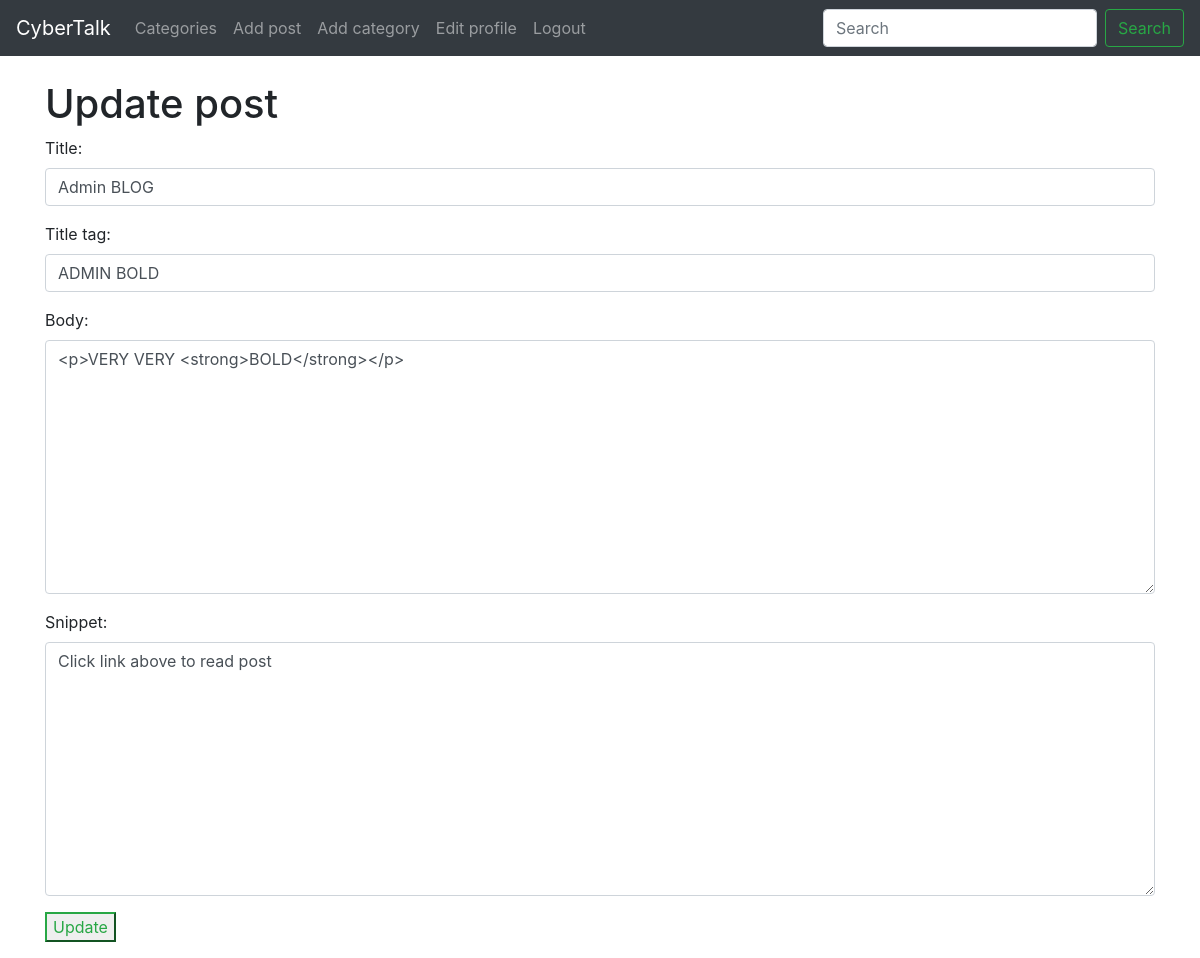
The app's page /article/edit/26 (signed in) with its own data.
### theblog/models.py (models this page shows, shortened)
class Post(models.Model):
    title=models.CharField(max_length=255)
    header_image=models.ImageField(null=True, blank=True,upload_to='images/')
    title_tag=models.CharField(max_length=255)
    author=models.ForeignKey(User, on_delete=models.CASCADE)
    body=RichTextField(blank=True,null=True)
    post_date=models.DateField(auto_now_add=True)
    category=models.CharField(max_length=255)
    snippet=models.CharField(max_length=255)
    likes=models.ManyToManyField(User,related_name='blog_posts')

### theblog/views.py (the view)
# urls.py: path('article/edit/<int:pk>',UpdatePostVew.as_view(),name="update_post"),
class UpdatePostVew(UpdateView):
    model=Post
    template_name='update_post.html'
    form_class=EditForm

### theblog/forms.py
class EditForm(forms.ModelForm):
    class Meta:
        model=Post
        fields=('title','title_tag','body','snippet')
        widgets={
            'title': forms.TextInput(attrs={'class':'form-control', 'placeholder':'Enter here...'}),
            'title_tag': forms.TextInput(attrs={'class':'form-control'}),
            'body': forms.Textarea(attrs={'class':'form-control'}) ,
            'snippet': forms.Textarea(attrs={'class':'form-control'}) ,
        }

### theblog/templates/update_post.html (shortened to what this page needs)
{% extends 'base.html' %}
{% block content %}
{% if user.is_authenticated %}
    {% if user.id == post.author.id%}
        <h1>Update post</h1>
        <div class="form-group">
            <form method="POST">
                {{ form.as_p }}
                <button type="submit" class="btn-outline-success">Update</button>
            </form>
        </div>
    {%else%}
        <h1>You cannot access this page!!</h1>
    {%endif%}
{% else %}
<h3>You cannot access this page.</h3>
{% endif %}
{% endblock %}

### records on screen
Post: title "Admin BLOG", title_tag "ADMIN BOLD", body "<p>VERY VERY <strong>BOLD</strong></p>", snippet "Click link above to read post"
